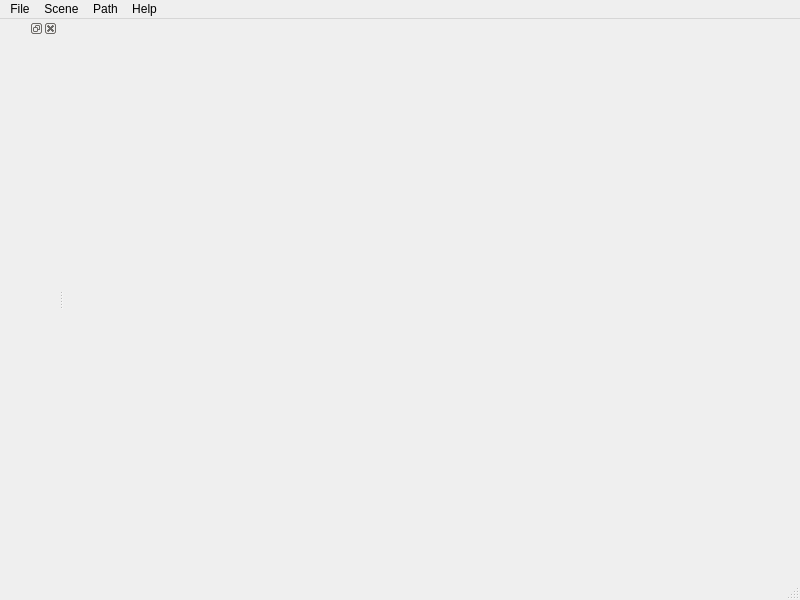
<?xml version="1.0" encoding="UTF-8"?>
<ui version="4.0">
 <class>InspectorArm</class>
 <widget class="QMainWindow" name="InspectorArm">
  <property name="geometry">
   <rect>
    <x>0</x>
    <y>0</y>
    <width>800</width>
    <height>600</height>
   </rect>
  </property>
  <property name="windowTitle">
   <string>MainWindow</string>
  </property>
  <widget class="QWidget" name="centralwidget"/>
  <widget class="QMenuBar" name="menubar">
   <property name="geometry">
    <rect>
     <x>0</x>
     <y>0</y>
     <width>800</width>
     <height>25</height>
    </rect>
   </property>
   <widget class="QMenu" name="menuFile">
    <property name="title">
     <string>File</string>
    </property>
    <addaction name="actionNew"/>
    <addaction name="actionOpen_File"/>
    <addaction name="separator"/>
    <addaction name="actionClose"/>
    <addaction name="separator"/>
    <addaction name="actionSave"/>
    <addaction name="actionSave_As"/>
    <addaction name="separator"/>
    <addaction name="actionExit"/>
   </widget>
   <widget class="QMenu" name="menuScene">
    <property name="title">
     <string>Scene</string>
    </property>
   </widget>
   <widget class="QMenu" name="menuPath">
    <property name="title">
     <string>Path</string>
    </property>
   </widget>
   <widget class="QMenu" name="menuHelp">
    <property name="title">
     <string>Help</string>
    </property>
   </widget>
   <addaction name="menuFile"/>
   <addaction name="menuScene"/>
   <addaction name="menuPath"/>
   <addaction name="menuHelp"/>
  </widget>
  <widget class="QStatusBar" name="statusbar"/>
  <widget class="QDockWidget" name="propertyDock">
   <attribute name="dockWidgetArea">
    <number>1</number>
   </attribute>
   <widget class="QWidget" name="dockWidgetContents"/>
  </widget>
  <action name="actionNew">
   <property name="text">
    <string>New</string>
   </property>
  </action>
  <action name="actionOpen_File">
   <property name="text">
    <string>Open File...</string>
   </property>
  </action>
  <action name="actionClose">
   <property name="text">
    <string>Close</string>
   </property>
  </action>
  <action name="actionSave">
   <property name="text">
    <string>Save</string>
   </property>
  </action>
  <action name="actionSave_As">
   <property name="text">
    <string>Save As...</string>
   </property>
  </action>
  <action name="actionExit">
   <property name="text">
    <string>Exit</string>
   </property>
  </action>
 </widget>
 <resources/>
 <connections>
  <connection>
   <sender>actionExit</sender>
   <signal>activated()</signal>
   <receiver>InspectorArm</receiver>
   <slot>close()</slot>
   <hints>
    <hint type="sourcelabel">
     <x>-1</x>
     <y>-1</y>
    </hint>
    <hint type="destinationlabel">
     <x>399</x>
     <y>299</y>
    </hint>
   </hints>
  </connection>
 </connections>
</ui>
